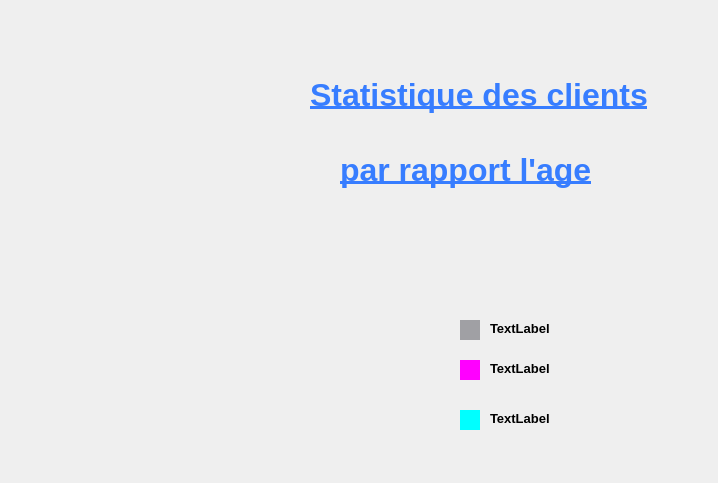
<?xml version="1.0" encoding="UTF-8"?>
<ui version="4.0">
 <class>Statistique</class>
 <widget class="QDialog" name="Statistique">
  <property name="geometry">
   <rect>
    <x>0</x>
    <y>0</y>
    <width>718</width>
    <height>483</height>
   </rect>
  </property>
  <property name="windowTitle">
   <string>Dialog</string>
  </property>
  <widget class="QWidget" name="widget_6" native="true">
   <property name="geometry">
    <rect>
     <x>460</x>
     <y>360</y>
     <width>20</width>
     <height>20</height>
    </rect>
   </property>
   <property name="styleSheet">
    <string notr="true">background-color:rgb(255, 0, 255);</string>
   </property>
  </widget>
  <widget class="QWidget" name="widget" native="true">
   <property name="geometry">
    <rect>
     <x>460</x>
     <y>320</y>
     <width>20</width>
     <height>20</height>
    </rect>
   </property>
   <property name="styleSheet">
    <string notr="true">
background-color: rgb(160, 160, 164)</string>
   </property>
  </widget>
  <widget class="QWidget" name="widget_5" native="true">
   <property name="geometry">
    <rect>
     <x>460</x>
     <y>410</y>
     <width>20</width>
     <height>20</height>
    </rect>
   </property>
   <property name="styleSheet">
    <string notr="true">background-color: rgb(0, 255, 255);</string>
   </property>
  </widget>
  <widget class="QLabel" name="label_2">
   <property name="geometry">
    <rect>
     <x>490</x>
     <y>320</y>
     <width>141</width>
     <height>16</height>
    </rect>
   </property>
   <property name="font">
    <font>
     <pointsize>10</pointsize>
     <weight>75</weight>
     <bold>true</bold>
    </font>
   </property>
   <property name="text">
    <string>TextLabel</string>
   </property>
  </widget>
  <widget class="QLabel" name="label_3">
   <property name="geometry">
    <rect>
     <x>490</x>
     <y>360</y>
     <width>181</width>
     <height>16</height>
    </rect>
   </property>
   <property name="font">
    <font>
     <pointsize>10</pointsize>
     <weight>75</weight>
     <bold>true</bold>
    </font>
   </property>
   <property name="text">
    <string>TextLabel</string>
   </property>
  </widget>
  <widget class="QLabel" name="label_4">
   <property name="geometry">
    <rect>
     <x>490</x>
     <y>410</y>
     <width>161</width>
     <height>16</height>
    </rect>
   </property>
   <property name="font">
    <font>
     <pointsize>10</pointsize>
     <weight>75</weight>
     <bold>true</bold>
    </font>
   </property>
   <property name="text">
    <string>TextLabel</string>
   </property>
  </widget>
  <widget class="QLabel" name="label">
   <property name="geometry">
    <rect>
     <x>310</x>
     <y>70</y>
     <width>371</width>
     <height>51</height>
    </rect>
   </property>
   <property name="font">
    <font>
     <pointsize>18</pointsize>
     <weight>75</weight>
     <bold>true</bold>
    </font>
   </property>
   <property name="text">
    <string>&lt;html&gt;&lt;head/&gt;&lt;body&gt;&lt;p&gt;&lt;span style=&quot; font-size:24pt; text-decoration: underline; color:#377dff;&quot;&gt;Statistique des clients&lt;/span&gt;&lt;/p&gt;&lt;/body&gt;&lt;/html&gt;</string>
   </property>
  </widget>
  <widget class="QLabel" name="label_5">
   <property name="geometry">
    <rect>
     <x>340</x>
     <y>150</y>
     <width>301</width>
     <height>41</height>
    </rect>
   </property>
   <property name="text">
    <string>&lt;html&gt;&lt;head/&gt;&lt;body&gt;&lt;p&gt;&lt;span style=&quot; font-size:24pt; font-weight:600; text-decoration: underline; color:#377dff;&quot;&gt;par rapport l'age&lt;/span&gt;&lt;/p&gt;&lt;/body&gt;&lt;/html&gt;</string>
   </property>
  </widget>
 </widget>
 <resources/>
 <connections/>
</ui>
